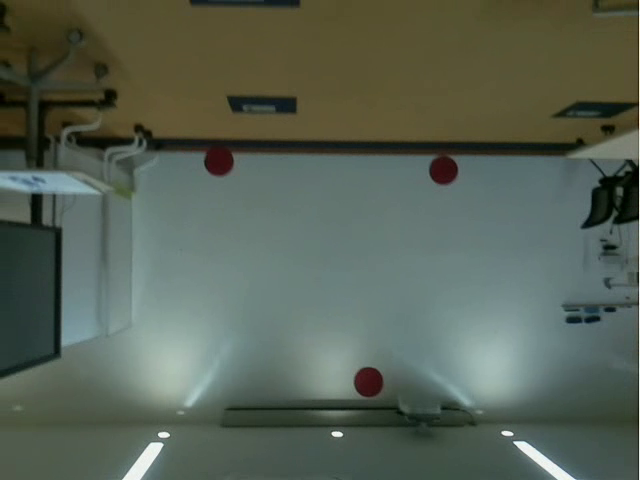
//> input picture flag/a.png, 640 x 480 px
$ ./p   (built with g++ and OpenCV 4)
//> lines starting //> are read from the running program, lines starting //| are printed output that depends on the picture; after the words box and inside, x2 and y2 are one past the last pixel; in counts of white or black regions, pixels touching at a corner belong together
#include <iostream>
#include <vector>
#include <random>
#include <string>
#include <stdlib.h>
#include <fstream>
#include <iomanip>
#include <cmath>
#include <opencv2/opencv.hpp>
#include <opencv2/imgproc/types_c.h>
using namespace std;

int main(void) {
	int a=0;
	int b=0;
       	int c=0;
       	int d=255;
       	int e=255;
	int f=255;

	cv::Mat img;
	cv::Mat img2;
	cv::Mat test;

	//filename入力
	img = cv::imread("a.png");
//> img is the input picture: 480 rows x 640 cols, CV_8UC3; mean B, G, R 84.8, 97.6, 87.4
	img2 = cv::imread("a.png");
	if (img.empty()) {
		// 画像の中身が空なら終了する
		cout << "not available" <<endl;
		exit(1);
	}


	while(true){

		cv::Mat gray;
		cv::Mat frame;
		int key = cv::waitKey(50);
//> the Esc key is pressed
		bool swflag = false;

		switch (key){//二値化

			case 113://Q
				a = a + 5;
				break;
			case 97://A
				a = a - 3;
				break;
			case 119://W
				b = b + 5;
				break;
			case 115://S
				b = b - 3;
				break;
			case 101://E
				c = c + 5;
				break;//D
			case 100:
				c = c - 3;
				break;
			case 116://T
				d = d - 5;
				break;
			case 103://G
				d = d + 3;
				break;
			case 121://Y
				e = e - 5;
				break;
			case 104://H
				e = e + 3;
				break;
			case 117://U
				f = f - 5;
				break;
			case 106://J
				f = f + 3;
				break;
			case 32://spaceで撮影
				swflag = true;
				break;
		}

		if (swflag == true){

			//imwrite("range.png",flame);//二値化画像保存
			break;
		}


		printf("(%d,%d,%d)\n", a, b, c);
		printf("(%d,%d,%d)\n", d, e, f);
		cv::cvtColor(img, gray, cv::COLOR_BGR2HSV);
//> gray: 480 rows x 640 cols, CV_8UC3; mean H, S, V 62, 67.6, 99.6
		cv::inRange(gray, cv::Scalar(a, b, c), cv::Scalar(d, e, f), frame);
//> frame: 480 rows x 640 cols, CV_8UC1; every value is 255
		cv::erode(frame, frame, cv::Mat(), cv::Point(-1, -1), 3);
		cv::dilate(frame, frame, cv::Mat(), cv::Point(-1, -1), 4);
		cv::imshow("default",img);
		cv::imshow("frame",frame);

	}

	cv::destroyAllWindows();
	cout << "*---------Main Start---------*" << endl;


	cv::Mat box;
	cv::cvtColor(img, test, cv::COLOR_BGR2HSV);
	cv::inRange(test, cv::Scalar(a, b, c), cv::Scalar(d, e, f), test);
	cv::erode(test, test, cv::Mat(), cv::Point(-1, -1), 3);
	cv::dilate(test, test, cv::Mat(), cv::Point(-1, -1), 4);


	//輪郭抽出+最大面積抽出
	cv::Point2f center;
      	float radius;
	std::vector<std::vector<cv::Point>> contours;
	cv::findContours(test, contours, CV_RETR_EXTERNAL, CV_CHAIN_APPROX_NONE);
//> contours = 1 contour; box (x1, y1, x2, y2) and area: (0, 0, 640, 480) 306081
	double max_area=0;
	int max_area_contour=-1;
	for(int j=0;j<contours.size();j++){

		double area=cv::contourArea(contours.at(j));
		if(max_area<area){

			max_area=area;
			max_area_contour=j;
		}
	}
//> this loop made 1 pass
//> (area, max_area) on pass 1: (306081, 306081)
//> after the loop, max_area = 306081; max_area_contour = 0

/*
    void imageCb(const sensor_msgs::ImageConstPtr& msg){
      cv::Point2f center, p1;
      float radius;

      cv_bridge::CvImagePtr cv_ptr, cv_ptr2, cv_ptr3;
   */
	// 最大面積を持つ輪郭の最小外接円を取得
	cv::minEnclosingCircle(contours.at(max_area_contour), center, radius);
//> center = Point(319.5, 239.5); radius = 399.3
	cout << radius << endl;
//| 399.3
	//半径で縮尺を求める
	double R = 0.145 / radius;
//> R = 0.000363
	double Rl;
	Rl = R*R;
//> Rl = 1.32e-07
	cout << fixed << setprecision(15) << R << endl;
//| 0.000363135387189
	cout << fixed << setprecision(15) << Rl << endl;
//| 0.000000131867309


	//ラべリング
	cv::Mat LabelImg;
	cv::Mat stats;
	cv::Mat centroids;
	int nLab = cv::connectedComponentsWithStats(test, LabelImg, stats, centroids);
//> LabelImg: 480 rows x 640 cols, CV_32SC1; every value is 1
//> stats = [[-1, 2147483647, 0, 0, 0], [0, 0, 640, 480, 307200]]; centroids = [[nan, nan], [319.5, 239.5]]; nLab = 2


	// 描画色決定
	vector<cv::Vec3b> colors(nLab);
	colors[0] = cv::Vec3b(0, 0, 0);
	for (int i = 1; i < nLab; ++i){

		colors[i] = cv::Vec3b((rand() & 255), (rand() & 255), (rand() & 255));
	}
//> this loop made 1 pass


	//描画
	cv::Mat Dst(test.size(), CV_8UC3);;
	for (int i = 0; i < Dst.rows; ++i){

		int *lb = LabelImg.ptr<int>(i);
		cv::Vec3b *pix = Dst.ptr<cv::Vec3b>(i);
		for (int j = 0; j < Dst.cols; ++j){

			pix[j] = colors[lb[j]];
		}
	}
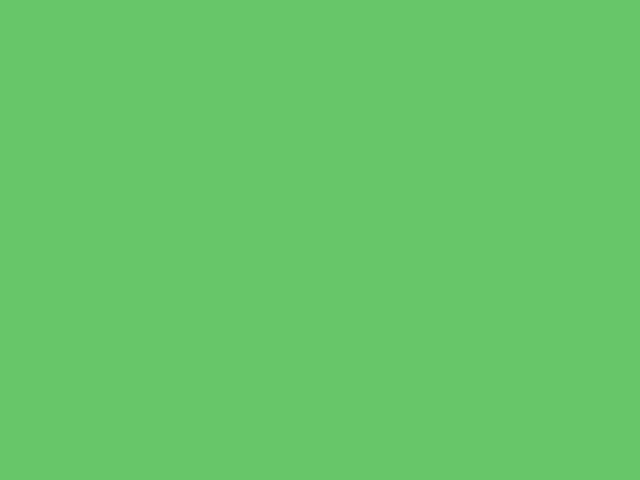
//> Dst: 480 rows x 640 cols, CV_8UC3; mean B, G, R 105, 198, 103


	//重心計算
	double sample_area = max_area*0.4;
//> sample_area = 122432.4
	int sample_area2 = sample_area;
//> sample_area2 = 122432
	int centerX[nLab];
	int centerY[nLab];
	int data =0;
	for (int i = 1; i < nLab; ++i){

		double *param = centroids.ptr<double>(i);
		centerX[i] = static_cast<int>(param[0]);
		centerY[i] = static_cast<int>(param[1]);
		cv::circle(Dst, cv::Point(centerX[i], centerY[i]), 3, cv::Scalar(0, 0, 255), -1);
		cv::circle(img2, cv::Point(centerX[i], centerY[i]), 3, cv::Scalar(0, 0, 255), -1);

	}
//> Dst: 480 rows x 640 cols, CV_8UC3; 29 pixels changed, all inside (x1, y1, x2, y2) = (316, 236, 323, 243)


	// ROIの設定
	int q=0;
	int LastcenterX[nLab] = {};
	int LastcenterY[nLab] = {};
	for (int i = 1; i < nLab; ++i){

		int *param = stats.ptr<int>(i);
		if(param[cv::ConnectedComponentsTypes::CC_STAT_AREA] >= sample_area2){

			int x = param[cv::ConnectedComponentsTypes::CC_STAT_LEFT];
			int y = param[cv::ConnectedComponentsTypes::CC_STAT_TOP];
			int height = param[cv::ConnectedComponentsTypes::CC_STAT_HEIGHT];
			int width = param[cv::ConnectedComponentsTypes::CC_STAT_WIDTH];
			cv::rectangle(Dst, cv::Rect(x, y, width, height), cv::Scalar(0, 255, 0), 2);
			cv::rectangle(img2, cv::Rect(x, y, width, height), cv::Scalar(0, 255, 0), 2);
			stringstream num;
			num << q;
			cv::putText(Dst, num.str(),cv::Point(x+15, y+35), cv::FONT_HERSHEY_COMPLEX,0.7, cv::Scalar(0, 255, 255), 2);
			cv::putText(img2, num.str(),cv::Point(x+15, y+35), cv::FONT_HERSHEY_COMPLEX,0.7, cv::Scalar(0, 255, 255), 2);
			LastcenterX[q] = centerX[i];
			LastcenterY[q] = centerY[i];
			q = q+1;
		}
	}
//> this loop made 1 pass
//> (x, y, height, width) on pass 1: (0, 0, 480, 640)
//> pass 1, `cv::putText(Dst, num.str(),cv::Point(x+15, y+35), cv::FONT_HERSHEY_COM..`:
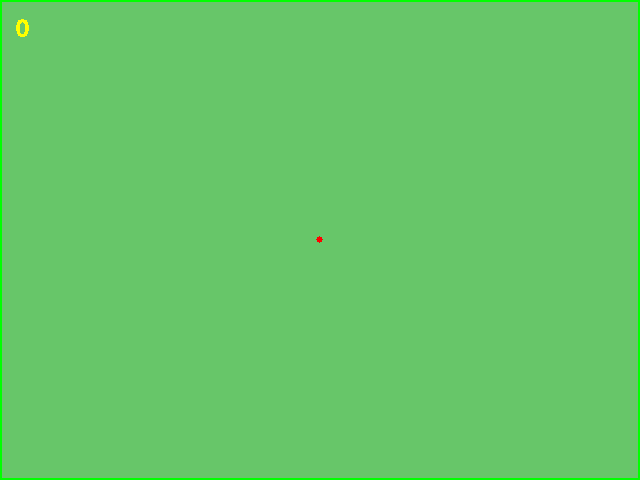
//> Dst: 480 rows x 640 cols, CV_8UC3; mean B, G, R 103.4, 198.8, 101.6
//> pass 1, `cv::putText(img2, num.str(),cv::Point(x+15, y+35), cv::FONT_HERSHEY_CO..`:
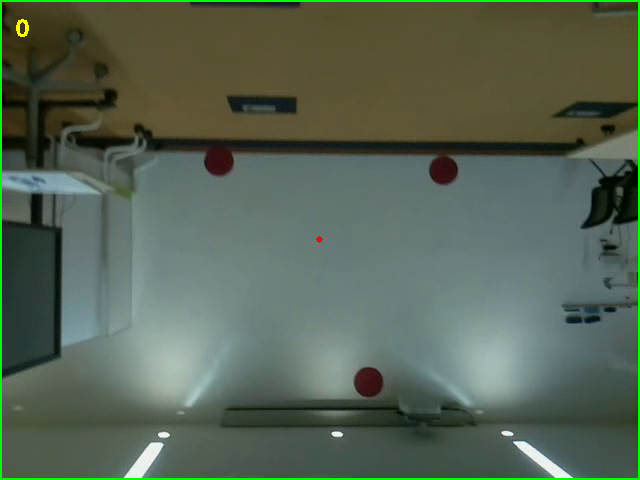
//> img2: 480 rows x 640 cols, CV_8UC3; mean B, G, R 83.7, 100.1, 86.3
//> after the loop, q = 1
	//cv::circle(Dst, center, radius, cv::Scalar(0,200,0), 1, 8);


	//cv::imwrite("Dst.png",Dst);//ROIの画像
	double D,E;
	double Are,Are2;
	if(q==3){

		cout << "三角形として認識" << endl;
		//面積を求める
		double s1 = LastcenterX[0]*LastcenterY[1];
		double s2 = LastcenterX[1]*LastcenterY[2];
		double s3 = LastcenterX[2]*LastcenterY[0];
		double s4 = LastcenterX[1]*LastcenterY[0];
		double s5 = LastcenterX[2]*LastcenterY[1];
		double s6 = LastcenterX[0]*LastcenterY[2];
		D = fabs((s1+s2+s3-s4-s5-s6)/2);
		//線描画
		line(Dst, cv::Point(LastcenterX[0], LastcenterY[0]), cv::Point(LastcenterX[1], LastcenterY[1]), cv::Scalar(255,0,0), 1, 8); //(100,300)と(400,300)を結ぶ太さ10の青色直線
		line(Dst, cv::Point(LastcenterX[1], LastcenterY[1]), cv::Point(LastcenterX[2], LastcenterY[2]), cv::Scalar(255,0,0), 1, 8); //(100,300)と(400,300)を結ぶ太さ10の青色直線
   		line(Dst, cv::Point(LastcenterX[2], LastcenterY[2]), cv::Point(LastcenterX[0], LastcenterY[0]), cv::Scalar(255,0,0), 1, 8); //(100,300)と(400,300)を結ぶ太さ10の青色直線
 		line(img2, cv::Point(LastcenterX[0], LastcenterY[0]), cv::Point(LastcenterX[1], LastcenterY[1]), cv::Scalar(255,0,0), 1, 8); //(100,300)と(400,300)を結ぶ太さ10の青色直線
                line(img2, cv::Point(LastcenterX[1], LastcenterY[1]), cv::Point(LastcenterX[2], LastcenterY[2]), cv::Scalar(255,0,0), 1, 8); //(100,300)と(400,300)を結ぶ太さ10の青色直線
                line(img2, cv::Point(LastcenterX[2], LastcenterY[2]), cv::Point(LastcenterX[0], LastcenterY[0]), cv::Scalar(255,0,0), 1, 8); //(100,300)と(400,300)を結ぶ太さ10の青色直線

		cv::imwrite("Dst3.png",Dst);
		cv::imwrite("Ds.png",img2);

		//縮尺をもとに算出
                Are = D*Rl;
		cout << "are=" <<fixed << setprecision(15) << D << endl;
            	cout << "最終面積は" << fixed << setprecision(15) << Are << "m^2"<< endl;

		fstream fs;

	        fs.open("output3.txt", ios::out);
        	if(! fs.is_open()) {
                	return EXIT_FAILURE;
        	}

        	fs << "番号　重心位置[X, Y]" << endl;
        	fs << "1" << "," << LastcenterX[0] <<", " << LastcenterY[0] << endl;
        	fs << "2" << "," << LastcenterX[1] <<", " << LastcenterY[1] << endl;
        	fs << "3" << "," << LastcenterX[2] <<", " << LastcenterY[2] << endl;

        	fs << "縮尺[実寸/画像内]" << endl;
        	fs << R << endl;

        	fs << "面積[m^2]" << endl;
        	fs <<  Are << endl;

        	// 改行。そして書き出す
        	// close() で暗黙的に書き出す (閉じるときにバッファをすべて書き出してくれる)
        	fs.close();


	}else if(q==4){

		cout << "四角形として認識" << endl;
		//面積を求める
                double m1 = LastcenterX[0]*(LastcenterY[3]-LastcenterY[1]);
                double m2 = LastcenterX[1]*(LastcenterY[0]-LastcenterY[2]);
                double m3 = LastcenterX[2]*(LastcenterY[1]-LastcenterY[3]);
                double m4 = LastcenterX[3]*(LastcenterY[2]-LastcenterY[0]);

                E = fabs((m1+m2+m3+m4)/2);

		//線描画
                line(Dst, cv::Point(LastcenterX[0], LastcenterY[0]), cv::Point(LastcenterX[1], LastcenterY[1]), cv::Scalar(255,0,0), 1, 8); //(100,300)と(400,300)を結ぶ太さ10の青色直線
                line(Dst, cv::Point(LastcenterX[0], LastcenterY[0]), cv::Point(LastcenterX[2], LastcenterY[2]), cv::Scalar(255,0,0), 1, 8); //(100,300)と(400,300)を結ぶ太さ10の青色直線
                line(Dst, cv::Point(LastcenterX[1], LastcenterY[1]), cv::Point(LastcenterX[3], LastcenterY[3]), cv::Scalar(255,0,0), 1, 8); //(100,300)と(400,300)を結ぶ太さ10の青色直線
		line(Dst, cv::Point(LastcenterX[2], LastcenterY[2]), cv::Point(LastcenterX[3], LastcenterY[3]), cv::Scalar(255,0,0), 1, 8); //(100,300)と(400,300)を結ぶ太さ10の青色直線
                line(img2, cv::Point(LastcenterX[0], LastcenterY[0]), cv::Point(LastcenterX[1], LastcenterY[1]), cv::Scalar(255,0,0), 1, 8); //(100,300)と(400,300)を結ぶ太さ10の青色直線
                line(img2, cv::Point(LastcenterX[0], LastcenterY[0]), cv::Point(LastcenterX[2], LastcenterY[2]), cv::Scalar(255,0,0), 1, 8); //(100,300)と(400,300)を結ぶ太さ10の青色直線
                line(img2, cv::Point(LastcenterX[1], LastcenterY[1]), cv::Point(LastcenterX[3], LastcenterY[3]), cv::Scalar(255,0,0), 1, 8); //(100,300)と(400,300)を結ぶ太さ10の青色直線
                line(img2, cv::Point(LastcenterX[2], LastcenterY[2]), cv::Point(LastcenterX[3], LastcenterY[3]), cv::Scalar(255,0,0), 1, 8); //(100,300)と(400,300)を結ぶ太さ10の青色直線

		cv::imwrite("Dst4.png",Dst);
		cv::imwrite("Ds.png",img2);

		//縮尺をもとに算出
                Are2 =E*Rl;
		cout << "are=" <<fixed << setprecision(15) << E << endl;
                cout << "最終面積は" << fixed << setprecision(15) << Are2 << "m^2"<< endl;

                printf("are=%f\n",E);
                printf("%lf\n",Are2);
		//printf("最終面積は%dm^2\n",Eare);

                fstream fs;

                fs.open("output4.txt", ios::out);
                if(! fs.is_open()) {
                        return EXIT_FAILURE;
                }

                fs << "番号　重心位置[X, Y]" << endl;
                fs << "1" << "," << LastcenterX[0] <<", " << LastcenterY[0] << endl;
                fs << "2" << "," << LastcenterX[1] <<", " << LastcenterY[1] << endl;
                fs << "3" << "," << LastcenterX[2] <<", " << LastcenterY[2] << endl;
		fs << "4" << "," << LastcenterX[3] <<", " << LastcenterY[3] << endl;

                fs << "縮尺[実寸/画像内]" << endl;
                fs << E << endl;

                fs << "面積[m^2]" << endl;
                fs <<  Are2 << endl;

                // 改行。そして書き出す
                // close() で暗黙的に書き出す (閉じるときにバッファをすべて書き出してくれる)
                fs.close();


	}else{

		cout <<"too more lab!!"<< endl;
	}


	return 0;
}

$ run again, with flag/b.png copied over flag/a.png
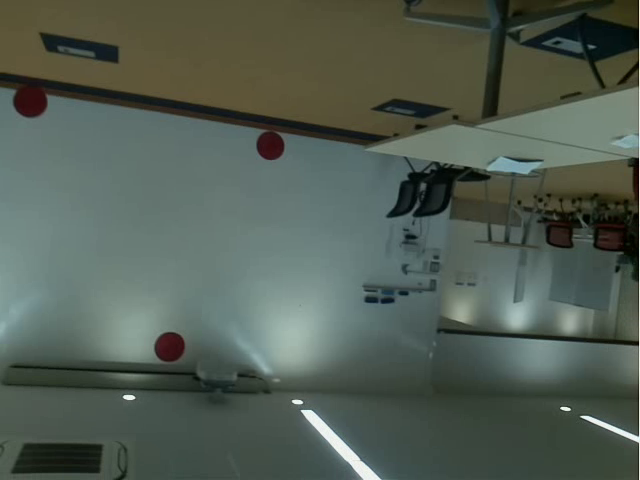
//> input picture flag/b.png, 640 x 480 px
//> img is the input picture: 480 rows x 640 cols, CV_8UC3; mean B, G, R 83.1, 93.3, 82.5
//> gray: 480 rows x 640 cols, CV_8UC3; mean H, S, V 64.5, 57.6, 94.5
//> frame: 480 rows x 640 cols, CV_8UC1; every value is 255
//> contours = 1 contour; box (x1, y1, x2, y2) and area: (0, 0, 640, 480) 306081
//> the loop `for(int j=0;j<contours.size();j++)` made 1 pass
//> (area, max_area) on pass 1: (306081, 306081)
//> after the loop `for(int j=0;j<contours.size();j++)`: max_area = 306081; max_area_contour = 0
//> center = Point(319.5, 239.5); radius = 399.3
//| 399.3
//> R = 0.000363
//> Rl = 1.32e-07
//| 0.000363135387189
//| 0.000000131867309
//> LabelImg: 480 rows x 640 cols, CV_32SC1; every value is 1
//> stats = [[-1, 2147483647, 0, 0, 0], [0, 0, 640, 480, 307200]]; centroids = [[nan, nan], [319.5, 239.5]]; nLab = 2
//> the loop `for (int i = 1; i < nLab; ++i)` made 1 pass
//> sample_area = 122432.4
//> sample_area2 = 122432
//> the loop `for (int i = 1; i < nLab; ++i)` made 1 pass
//> (x, y, height, width) on pass 1: (0, 0, 480, 640)
//> pass 1, `cv::putText(img2, num.str(),cv::Point(x+15, y+35), cv::FONT_HERSHEY_CO..`:
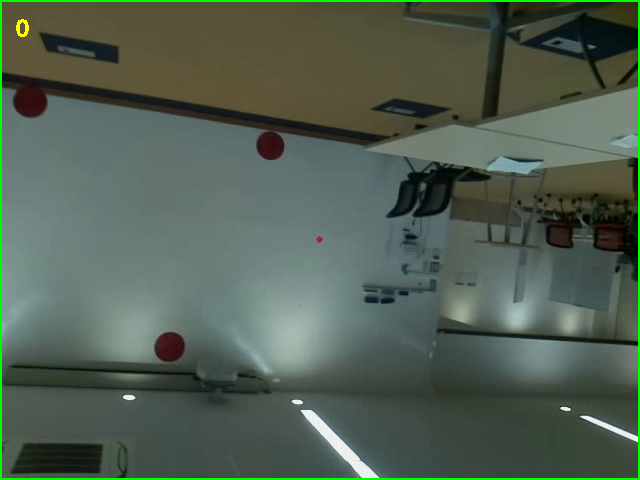
//> img2: 480 rows x 640 cols, CV_8UC3; mean B, G, R 81.8, 95.7, 81.2
//> after the loop `for (int i = 1; i < nLab; ++i)`: q = 1

$ run again, with flag/c.png copied over flag/a.png
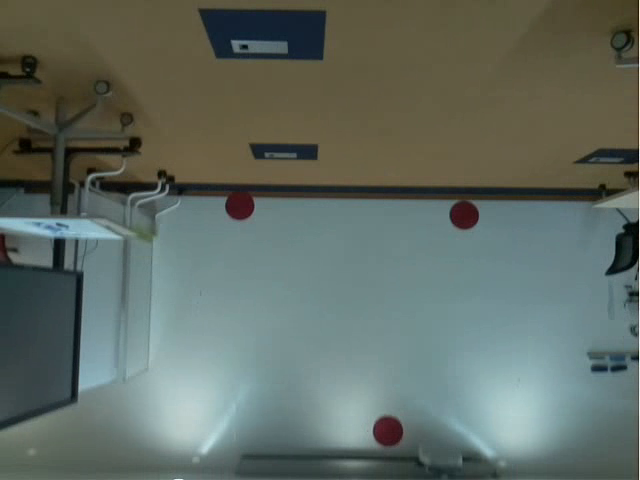
//> input picture flag/c.png, 640 x 480 px
//> img is the input picture: 480 rows x 640 cols, CV_8UC3; mean B, G, R 99.4, 107.4, 96.8
//> gray: 480 rows x 640 cols, CV_8UC3; mean H, S, V 65.4, 65.3, 111.4
//> frame: 480 rows x 640 cols, CV_8UC1; every value is 255
//> contours = 1 contour; box (x1, y1, x2, y2) and area: (0, 0, 640, 480) 306081
//> the loop `for(int j=0;j<contours.size();j++)` made 1 pass
//> (area, max_area) on pass 1: (306081, 306081)
//> after the loop `for(int j=0;j<contours.size();j++)`: max_area = 306081; max_area_contour = 0
//> center = Point(319.5, 239.5); radius = 399.3
//| 399.3
//> R = 0.000363
//> Rl = 1.32e-07
//| 0.000363135387189
//| 0.000000131867309
//> LabelImg: 480 rows x 640 cols, CV_32SC1; every value is 1
//> stats = [[-1, 2147483647, 0, 0, 0], [0, 0, 640, 480, 307200]]; centroids = [[nan, nan], [319.5, 239.5]]; nLab = 2
//> the loop `for (int i = 1; i < nLab; ++i)` made 1 pass
//> sample_area = 122432.4
//> sample_area2 = 122432
//> the loop `for (int i = 1; i < nLab; ++i)` made 1 pass
//> (x, y, height, width) on pass 1: (0, 0, 480, 640)
//> pass 1, `cv::putText(img2, num.str(),cv::Point(x+15, y+35), cv::FONT_HERSHEY_CO..`:
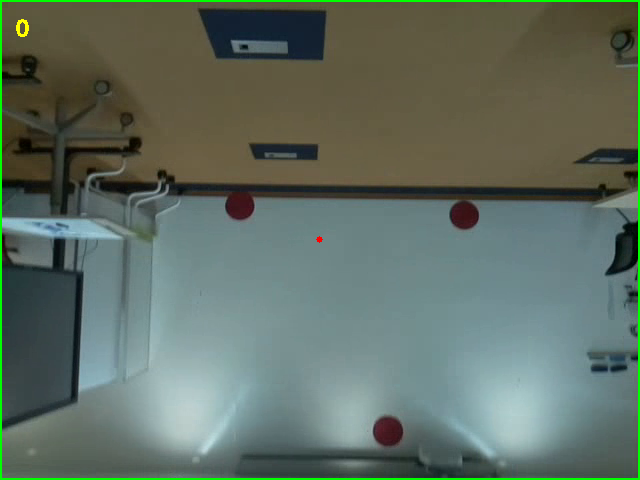
//> img2: 480 rows x 640 cols, CV_8UC3; mean B, G, R 98.2, 109.7, 95.5
//> after the loop `for (int i = 1; i < nLab; ++i)`: q = 1
